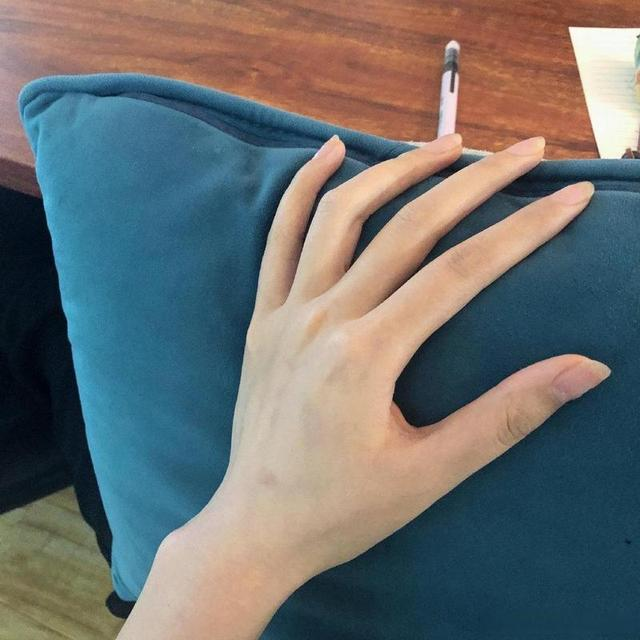
#> input picture edt/input/uu.jpeg, 640 x 640 px; its folder holds only this picture in this run
$ python rgb_to_edt.py -i input/uu.jpeg   (older library calls are emulated)
#> lines starting #> are read from the running program, lines starting #| are printed output that depends on the picture
#> in process_rgb_to_edt, image is the input picture: shape (640, 640, 3); mean B, G, R 111, 111.4, 108.2
#|   尺寸: (640, 640, 3)
### edt/edge_line.py
"""
边缘检测模块

功能：
    对RGB图像进行边缘检测，生成二值边缘线图像
    用于EDT（欧几里得距离变换）的预处理

边缘检测算法：
    1. Canny：多尺度边缘检测，输出细边缘（推荐）
    2. Sobel：基于梯度的边缘检测
    3. Laplacian：基于二阶导数的边缘检测
    4. LoG：Laplacian of Gaussian，先平滑再求导
    5. Manual：手动阈值分割

边缘检测结果：
    - 白色线条：检测到的边缘
    - 黑色背景：非边缘区域
"""

import numpy as np
import cv2
import matplotlib.pyplot as plt
from pathlib import Path


def edge_detection_canny(image, low_threshold=50, high_threshold=150):
    """
    Canny边缘检测

    原理：
        1. 高斯平滑：减少噪声影响
        2. 梯度计算：Sobel算子计算梯度幅值和方向
        3. 非极大值抑制：细化边缘，只保留局部最大值
        4. 双阈值处理：区分强边缘和弱边缘
        5. 边缘连接：通过滞后机制连接断开的边缘

    参数：
        image: np.array (H, W, 3) 或 (H, W) - RGB或灰度图像
        low_threshold: int - 低阈值（弱边缘起始）
        high_threshold: int - 高阈值（强边缘起始）

    返回：
        edges: np.array (H, W) - 二值边缘图像，白色为边缘
    """
#> called with low_threshold = 50, high_threshold = 150
    # 转换为灰度图
    if len(image.shape) == 3:
        gray = cv2.cvtColor(image, cv2.COLOR_BGR2GRAY)
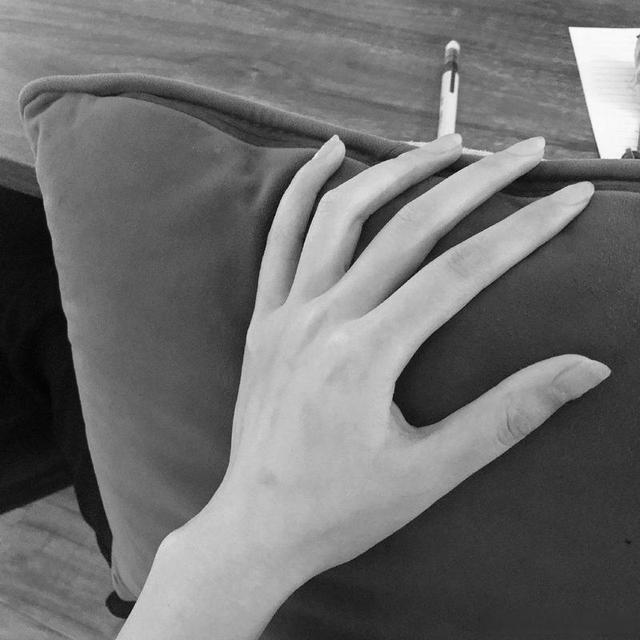
#> gray: shape (640, 640); min 2, max 255, mean 110.4
    else:
        gray = image

    # Canny边缘检测
    edges = cv2.Canny(gray, low_threshold, high_threshold)
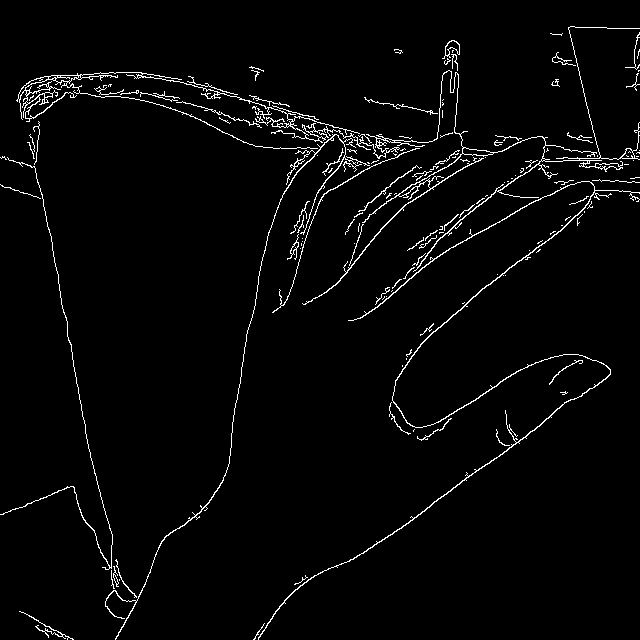
#> edges: shape (640, 640); 2.7% white in thin lines or dots
#|   边缘像素数量: 11128
#> in process_rgb_to_edt, `binary = (edge_image == 0).astype(np.uint8)`: binary: shape (640, 640); values 0 (black) and 1 (white), 97.3% white; black in thin lines or dots

    return edges


# [285 lines left out: functions edge_detection_sobel, edge_detection_laplacian, edge_detection_log, edge_detection_manual, extract_edge_lines, batch_edge_detection and 1 more, not called in this run]


# [61 lines that do not run on import are left out]

### edt/edt.py
"""
EDT (Euclidean Distance Transform) 项目

EDT（欧几里得距离变换）简介：
    计算图像中每个像素到最近零像素（背景/边缘）的距离

原理：
    对于二值图像，EDT将每个前景像素的值替换为该像素到最近背景像素的欧几里得距离

应用场景：
    - 计算机图形学：字体渲染、抗锯齿
    - 图像处理：骨架提取、形态学操作
    - 目标检测：锚框生成、中心点检测
    - 路径规划：距离场构建
    - 碰撞检测：空间距离计算

算法方法：
    1. 穷举法：每个像素遍历所有零像素，O(n²m²) 时间复杂度
    2. BFS扩散法：使用队列扩散，每个像素只访问一次，O(nm) 时间复杂度
    3. 扫描线算法（两遍DP）：利用动态规划，O(nm) 时间复杂度
    4. 两步法2D EDT：先水平扫描，再垂直扫描
    5. 基于Voronoi图的算法：更高效但实现复杂
"""

import numpy as np
import cv2
import matplotlib.pyplot as plt
from pathlib import Path
from collections import deque


# [26 lines left out: function edt_exhaustive, not called in this run]


def edt_bfs(binary_image):
    """
    BFS扩散法计算EDT（推荐的教学算法）

    原理：
        1. 将所有边缘像素（值为0）加入队列，距离设为0
        2. 从队列中取出像素，向四周扩散
        3. 每个被访问的像素，其距离 = 父像素距离 + 步长
        4. 由于使用BFS（队列），先访问到的路径一定是最短的

    重要：binary中0表示"边缘"，非0表示"内部/前景"
          EDT计算每个非0像素到最近0像素的距离

    特点：
        - 每个像素只访问一次
        - 时间复杂度 O(n × m)
        - 空间复杂度 O(n × m)

    参数：
        binary_image: np.array (H, W) - 二值图像，0为边缘，非0为前景

    返回：
        distance_map: np.array (H, W) - 距离变换结果
    """
    H, W = binary_image.shape
#> H = 640; W = 640
    distance_map = np.full((H, W), np.inf)

    # 初始化队列和距离图
    q = deque()

    # 将所有边缘像素（值为0）加入队列
    # 这些像素的距离为0
    for i in range(H):
        for j in range(W):
            if binary_image[i, j] == 0:
                distance_map[i, j] = 0
                q.append((i, j))
#> distance_map: shape (640, 640) float64; 97.28% of the values are NaN or infinite; the others: min 0, max 0, mean 0

    # 4邻域方向：上、下、左、右
    # 也可以使用8邻域，包含对角方向
    directions_4 = [(-1, 0), (1, 0), (0, -1), (0, 1)]
    # 8邻域方向
    directions_8 = [(-1, 0), (1, 0), (0, -1), (0, 1),
                    (-1, -1), (-1, 1), (1, -1), (1, 1)]

    # 使用8邻域可以获得更准确的欧几里得距离
    directions = directions_8

    # BFS扩散
    while q:
        i, j = q.popleft()

        # 当前像素的距离
        current_dist = distance_map[i, j]

        # 向四周扩散
        for di, dj in directions:
            ni, nj = i + di, j + dj

            # 检查边界
            if 0 <= ni < H and 0 <= nj < W:
                # 计算新距离（使用欧几里得度量）
                # 8邻域：对角线距离为sqrt(2)，其他为1
                if abs(di) + abs(dj) == 2:  # 对角线
                    step_dist = np.sqrt(2)
                else:  # 水平或垂直
                    step_dist = 1.0

                new_dist = current_dist + step_dist

                # 只更新距离更小的路径（首次访问时一定是最短的）
                if new_dist < distance_map[ni, nj]:
                    distance_map[ni, nj] = new_dist
                    q.append((ni, nj))
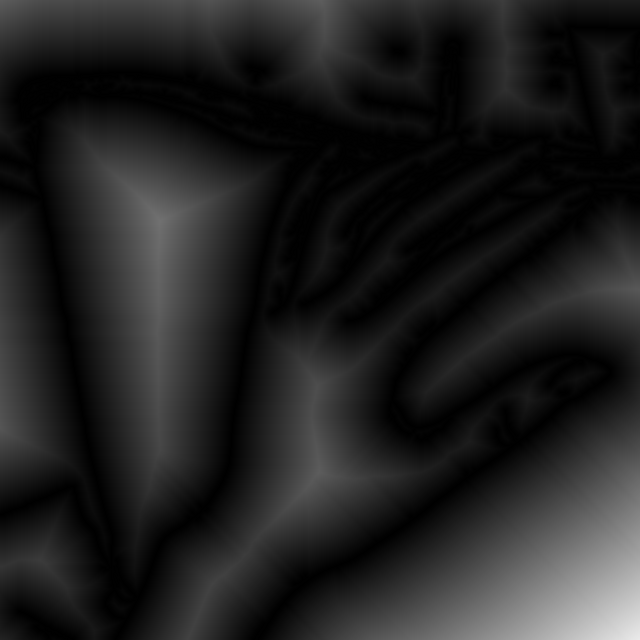
#> distance_map: shape (640, 640) float64; min 0, max 234.8, mean 33.8
#|   距离范围: [0.00, 234.76]

    return distance_map


# [176 lines left out: functions edt_bfs_4connected, edt_two_pass, edt_scipy, compute_edt, not called in this run]


def colormap_edt(distance_map, mode='jet'):
    """
    将EDT结果转换为伪彩色图像
    """
#> called with mode = 'jet'
    normalized = distance_map / (distance_map.max() + 1e-10)
    cmap = plt.get_cmap(mode)
    colored = cmap(normalized)
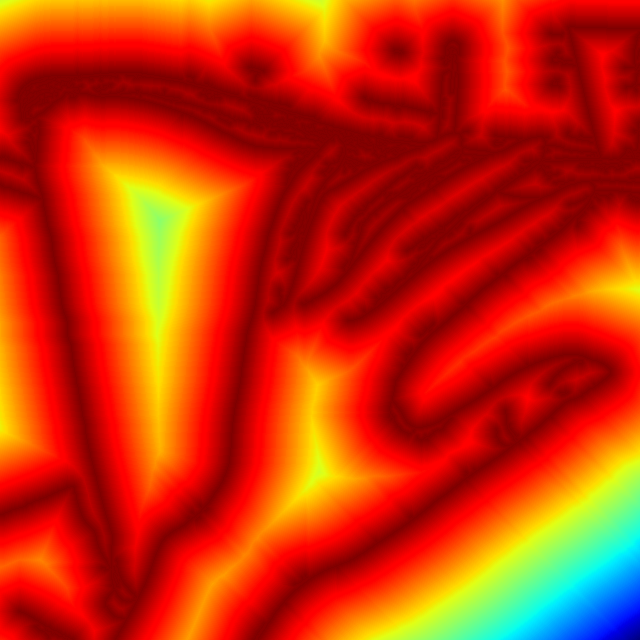
#> colored: shape (640, 640, 4) float64; mean of channels 0, 1, 2, 3 0.037, 0.196, 0.795, 1; drawn as B, G, R
    colored = (colored[:, :, :3] * 255).astype(np.uint8)
#> colored: shape (640, 640, 3)
    return colored


# [70 lines left out: functions batch_process, compare_algorithms, not called in this run]


# [40 lines that do not run on import are left out]

### edt/rgb_to_edt.py
"""
RGB图像EDT完整流程

流程：
    1. 读取RGB图像
    2. 边缘检测：使用Canny等算法提取边缘线
    3. EDT计算：计算到边缘线的距离
    4. 可视化结果
"""

import numpy as np
import cv2
import matplotlib.pyplot as plt
from pathlib import Path

import edge_line  # 边缘检测
import edt       # EDT计算


def process_rgb_to_edt(input_path, output_dir=None, edge_method='canny', edt_method='bfs'):
    """
    完整的RGB图像到EDT的处理流程

    参数：
        input_path: str - 输入RGB图像路径
        output_dir: str - 输出目录
        edge_method: str - 边缘检测方法
        edt_method: str - EDT计算方法

    返回：
        result: dict - 包含边缘图和EDT结果
    """
    print("=" * 60)
    print("RGB图像 -> EDT 完整流程")
    print("=" * 60)

    # 1. 读取RGB图像
    image = cv2.imread(input_path)
    if image is None:
        raise ValueError(f"无法读取图像: {input_path}")
    print(f"\n步骤1: 读取图像")
    print(f"  尺寸: {image.shape}")

    # 2. 边缘检测
    print(f"\n步骤2: 边缘检测 (method={edge_method})")
    edge_image = edge_line.edge_detection_canny(image)
    print(f"  边缘像素数量: {np.sum(edge_image > 0)}")

    # 3. EDT计算
    print(f"\n步骤3: EDT计算 (method={edt_method})")

    # 正确逻辑：
    # Canny输出：边缘=255(白), 背景=0(黑)
    # EDT计算：0像素的距离=0，非0像素计算到最近0的距离
    #
    # 我们想要：边缘处距离=0，非边缘区域计算到边缘的距离
    # 做法：将Canny边缘(255)变为非0，将Canny背景(0)变为0
    # 这样Canny边缘就变成了EDT的"内部/前景"，Canny背景变成了EDT的"边缘"
    binary = (edge_image == 0).astype(np.uint8)
    # 结果：边缘(255) -> binary=1, 背景(0) -> binary=0
    # 或者更简洁: binary = (edges > 0).astype(np.uint8)

    if edt_method == 'scipy':
        distance_map = edt.edt_scipy(binary)
    elif edt_method == 'bfs':
        distance_map = edt.edt_bfs(binary)
    elif edt_method == 'bfs_4':
        distance_map = edt.edt_bfs_4connected(binary)
    elif edt_method == 'two_pass':
        distance_map = edt.edt_two_pass(binary)
    else:
        distance_map = edt.edt_bfs(binary)

    print(f"  距离范围: [{distance_map.min():.2f}, {distance_map.max():.2f}]")

    # 4. 保存结果
    if output_dir is not None:
        output_path = Path(output_dir)
        output_path.mkdir(parents=True, exist_ok=True)

        # 保存边缘图
        cv2.imwrite(str(output_path / 'edges.png'), edge_image)

        # 保存EDT灰度图
        normalized = (distance_map / distance_map.max() * 255).astype(np.uint8)
        cv2.imwrite(str(output_path / 'edt_output.png'), normalized)

        # 保存EDT彩色图
        colored = edt.colormap_edt(distance_map)
        cv2.imwrite(str(output_path / 'edt_colored.png'), colored)

        print(f"\n结果已保存到: {output_dir}")

    # 5. 可视化
    fig, axes = plt.subplots(2, 2, figsize=(12, 12))

    # 原图
    axes[0, 0].imshow(cv2.cvtColor(image, cv2.COLOR_BGR2RGB))
    axes[0, 0].set_title('Original Image')
    axes[0, 0].axis('off')

    # 边缘图
    axes[0, 1].imshow(edge_image, cmap='gray')
    axes[0, 1].set_title('Edge Detection')
    axes[0, 1].axis('off')

    # EDT灰度图
    axes[1, 0].imshow(distance_map, cmap='gray')
    axes[1, 0].set_title('EDT (Grayscale)')
    axes[1, 0].axis('off')

    # EDT彩色图
    axes[1, 1].imshow(edt.colormap_edt(distance_map))
    axes[1, 1].set_title('EDT (Colormap)')
    axes[1, 1].axis('off')

    plt.tight_layout()
    plt.show()
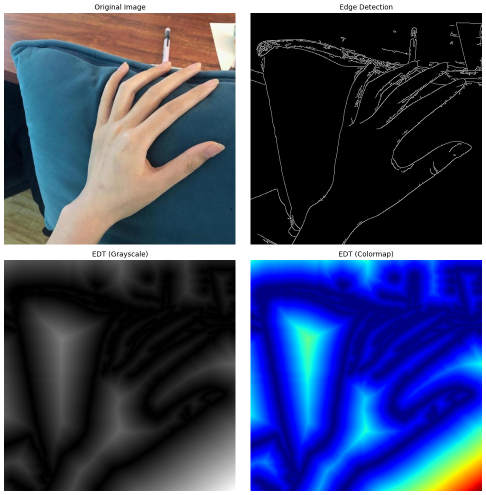
#> figure drawn by matplotlib, 4 panels

    return {
        'image': image,
        'edges': edge_image,
        'edt': distance_map
    }


def batch_rgb_to_edt(input_dir, output_dir, edge_method='canny', edt_method='bfs'):
    """
    批量处理RGB图像到EDT
    """
    input_path = Path(input_dir)
    output_path = Path(output_dir)
    output_path.mkdir(parents=True, exist_ok=True)

    image_extensions = {'.png', '.jpg', '.jpeg', '.bmp', '.tiff'}
    image_files = [f for f in input_path.iterdir()
                  if f.suffix.lower() in image_extensions]

    print(f"找到 {len(image_files)} 张图像")

    for img_file in image_files:
        print(f"\n处理: {img_file.name}")
        try:
            # 为每张图像创建子目录
            img_output = output_path / img_file.stem
            img_output.mkdir(exist_ok=True)

            process_rgb_to_edt(
                str(img_file),
                str(img_output),
                edge_method=edge_method,
                edt_method=edt_method
            )

        except Exception as e:
            print(f"  错误: {e}")


if __name__ == "__main__":
    import argparse

    parser = argparse.ArgumentParser(description='RGB Image to EDT')
    parser.add_argument('--input', '-i', type=str, help='输入图像路径')
    parser.add_argument('--output', '-o', type=str, default='output', help='输出目录')
    parser.add_argument('--edge', '-e', type=str, default='canny',
                       choices=['canny', 'sobel', 'laplacian', 'log', 'manual'],
                       help='边缘检测方法')
    parser.add_argument('--edt', '-d', type=str, default='bfs',
                       choices=['scipy', 'bfs', 'bfs_4', 'two_pass'],
                       help='EDT方法')
    parser.add_argument('--batch', '-b', action='store_true', help='批量处理模式')

    args = parser.parse_args()

    if args.batch:
        batch_rgb_to_edt('input', args.output, args.edge, args.edt)
    elif args.input:
        process_rgb_to_edt(args.input, args.output, args.edge, args.edt)
    else:
        print("RGB图像 -> EDT")
        print("=" * 50)
        print("使用方法:")
        print("  python rgb_to_edt.py -i input/image.png -o output/")
        print("  python rgb_to_edt.py -b  # 批量处理")
